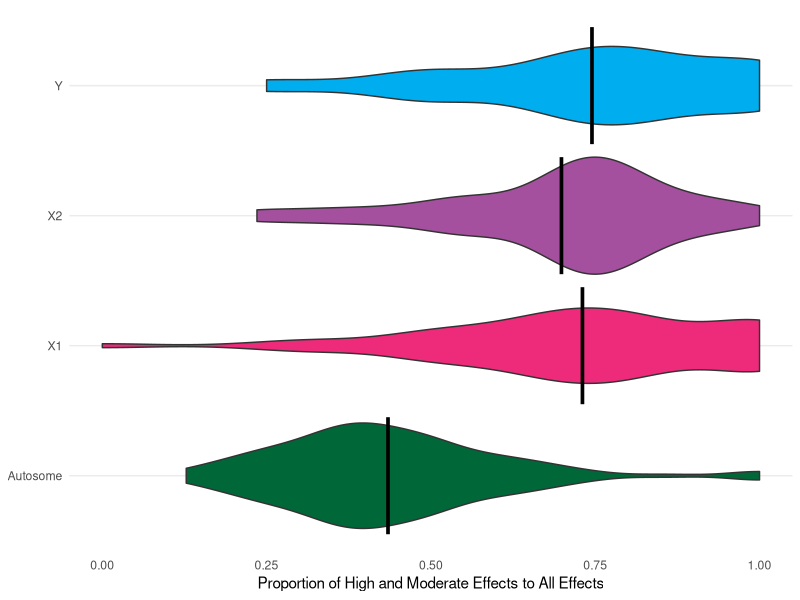
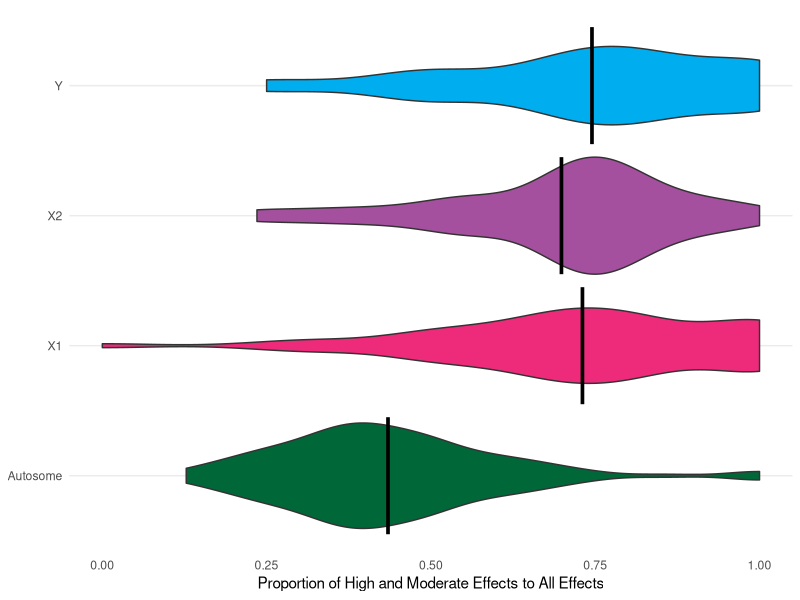

These figures' R source, in order:
library(tidyverse)

# get high effects in 1mb windows
mb_high <-read.delim("1mb_high.txt", sep = "\t", header = FALSE) 

# get moderate effects in 1mb windows
mb_moderate <-read.delim("1mb_moderate.txt", sep = "\t", header = FALSE) 

# get low effects in 1mb windows
mb_low <-read.delim("1mb_low.txt", sep = "\t", header = FALSE) 


# add column names
colnames(mb_high)<-c("Scaffold", "start", "end", "count_high")            
colnames(mb_moderate)<-c("Scaffold", "start", "end", "count_moderate")

colnames(mb_low)<-c("Scaffold", "start", "end", "count_low")      

# join together data
join_1 <- left_join(mb_high,mb_moderate, by=c("start","end","Scaffold"))

join_2  <- left_join(join_1, mb_low, by=c("start","end","Scaffold"))

final_df <- join_2 %>%
  mutate(denominator = count_high + count_low + count_moderate) %>%
  mutate(numerator = count_high + count_moderate) %>%
  mutate(proportion = numerator / denominator)
  

## filter regions with no genes in them

AnoDis_gene_1mb <-read.delim("gene_density_1mb.txt", sep = "\t", header = FALSE) 

colnames(AnoDis_gene_1mb)<-c("Scaffold", "start", "end", "bp_count")                        

zeroes <-AnoDis_gene_1mb %>%
  filter(bp_count==0) %>%
  select(start, end, bp_count, Scaffold)

# Get cumulative count dataframe, which says how big each scaffold is
cumulative_count  <- AnoDis_gene_1mb %>% 
  group_by(Scaffold) %>% 
  summarise(maxbp= max(start)) %>% 
  mutate(bp_add = lag(cumsum(as.numeric(maxbp)), default = 0)) %>% 
  select(Scaffold, bp_add)

# add cumulative count dataframe to gene dataframe
AnoDis_gene_1mb <- AnoDis_gene_1mb %>% 
  inner_join(cumulative_count, by = "Scaffold") %>% 
  mutate(bp_cum = end + bp_add)


# then an anti join so we are only plotting the windows in which there ARE genes - because it will add unnecessary zeroes if we plot snpeff in ALL windows, including those with genes
no_zeroes_df <- anti_join(final_df, zeroes, by=c("start","end","Scaffold"))

## prepare to plot

# set axis for this graph
axis_set_1mb <- AnoDis_gene_1mb %>% 
  group_by(Scaffold) %>% 
  summarize(center = mean(bp_cum))

## Violin Plots SNPEFF ####

# add chromosome types
no_zeroes_df$chr_type <- "Autosome"
no_zeroes_df[no_zeroes_df$Scaffold %in% c("8"),]$chr_type <- "X1"
no_zeroes_df[no_zeroes_df$Scaffold %in% c("12"),]$chr_type <- "X2"
no_zeroes_df[no_zeroes_df$Scaffold %in% c("13","16"),]$chr_type <- "Y"


colors <- c("#EE2A7B","#006838","#A4509F","#00AEEF")

no_zeroes_df_filtered <- no_zeroes_df %>%
  filter(Scaffold %in% c(8,9,10,11,12,13,16))

proportion_violin <- ggplot(no_zeroes_df_filtered,aes(x=proportion,y=as_factor(chr_type),fill=as_factor(chr_type))) +
  geom_violin() +
  stat_summary(fun="mean",geom="crossbar",color="black") +
  scale_fill_manual(values=colors) +
  theme_minimal() +
  labs(x="Proportion of High and Moderate Effects to All Effects",y=NULL) +
  scale_y_discrete(limits=c("Autosome","X1","X2","Y")) +
  theme( 
    legend.position = "none",
    panel.grid.major.x = element_blank(),
    panel.grid.minor.x = element_blank(),
  )

proportion_violin


ggsave("proportion_violin.png",proportion_violin, width=5, height=3)


## Filtering for statistics

snp_eff_autosome_prop <- filter(no_zeroes_df_filtered, chr_type=="Autosome") %>%
  select(proportion)

snp_eff_x1_prop <- filter(no_zeroes_df_filtered, chr_type=="X1") %>%
  select(proportion)

snp_eff_x2_prop <- filter(no_zeroes_df_filtered, chr_type=="X2") %>%
  select(proportion)

snp_eff_y_prop <- filter(no_zeroes_df_filtered, chr_type=="Y") %>%
  select(proportion)

median(snp_eff_autosome_prop$proportion, na.rm=T)

median(snp_eff_x1_prop$proportion, na.rm=T)

median(snp_eff_x2_prop$proportion, na.rm=T)

median(snp_eff_y_prop$proportion, na.rm=T)
## Tests

# X1 has a higher proportion of effects than autosomes does
wilcox.test(snp_eff_x1_prop$proportion,snp_eff_autosome_prop$proportion, "greater")

#X2 has a higher proportion of effects than autosomes does
wilcox.test(snp_eff_x2_prop$proportion,snp_eff_autosome_prop$proportion, "greater")

# Y also has higher proportion of effects than autosomes does
wilcox.test(snp_eff_y_prop$proportion,snp_eff_autosome_prop$proportion, "greater")


